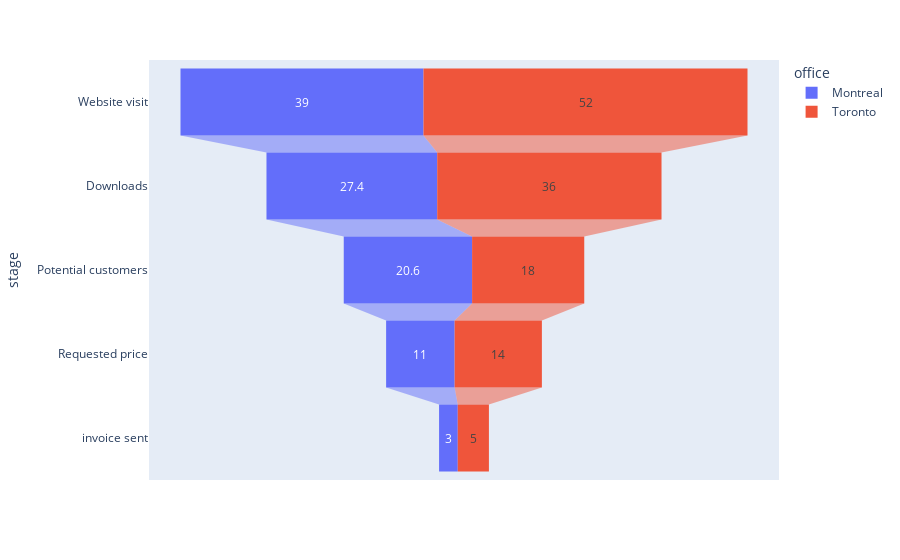

Notebook code for this chart:
### Code cell
stages = ["Website visit", "Downloads", "Potential customers", "Requested price", "invoice sent"]
df_mtl = pd.DataFrame(dict(number=[39, 27.4, 20.6, 11, 3], stage=stages))
df_mtl['office'] = 'Montreal'
df_toronto = pd.DataFrame(dict(number=[52, 36, 18, 14, 5], stage=stages))
df_toronto['office'] = 'Toronto'
df = pd.concat([df_mtl, df_toronto], axis=0)
fig = px.funnel(df, x='number', y='stage', color='office')
fig.show()

### Figure 1 — Plotly figure (JSON) as saved in the notebook; plotly's stock layout.template omitted (floating-point values rounded to 4 significant figures)
{"data": [{"hovertemplate": "office=Montreal<br>number=%{x}<br>stage=%{y}<extra></extra>", "legendgroup": "Montreal", "marker": {"color": "#636efa"}, "name": "Montreal", "orientation": "h", "showlegend": true, "type": "funnel", "x": [39, 27.4, 20.6, 11, 3], "xaxis": "x", "y": ["Website visit", "Downloads", "Potential customers", "Requested price", "invoice sent"], "yaxis": "y"}, {"hovertemplate": "office=Toronto<br>number=%{x}<br>stage=%{y}<extra></extra>", "legendgroup": "Toronto", "marker": {"color": "#EF553B"}, "name": "Toronto", "orientation": "h", "showlegend": true, "type": "funnel", "x": [52, 36, 18, 14, 5], "xaxis": "x", "y": ["Website visit", "Downloads", "Potential customers", "Requested price", "invoice sent"], "yaxis": "y"}], "layout": {"legend": {"title": {"text": "office"}, "tracegroupgap": 0}, "margin": {"t": 60}, "xaxis": {"anchor": "y", "domain": [0, 1], "title": {"text": "number"}}, "yaxis": {"anchor": "x", "domain": [0, 1], "title": {"text": "stage"}}}}
